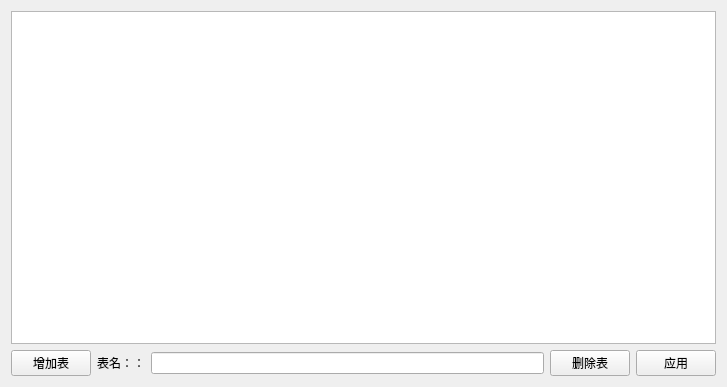
<?xml version="1.0" encoding="UTF-8"?>
<ui version="4.0">
 <class>Form</class>
 <widget class="QWidget" name="Form">
  <property name="geometry">
   <rect>
    <x>0</x>
    <y>0</y>
    <width>727</width>
    <height>387</height>
   </rect>
  </property>
  <property name="windowTitle">
   <string>添加报表</string>
  </property>
  <layout class="QVBoxLayout" name="verticalLayout">
   <item>
    <widget class="QTableWidget" name="tableWidget">
     <attribute name="horizontalHeaderVisible">
      <bool>false</bool>
     </attribute>
     <attribute name="horizontalHeaderDefaultSectionSize">
      <number>70</number>
     </attribute>
    </widget>
   </item>
   <item>
    <layout class="QHBoxLayout" name="horizontalLayout">
     <item>
      <widget class="QPushButton" name="pushButton">
       <property name="text">
        <string>增加表</string>
       </property>
      </widget>
     </item>
     <item>
      <widget class="QLabel" name="label">
       <property name="text">
        <string>表名：：</string>
       </property>
      </widget>
     </item>
     <item>
      <widget class="QLineEdit" name="lineEdit">
       <property name="sizePolicy">
        <sizepolicy hsizetype="Expanding" vsizetype="Fixed">
         <horstretch>0</horstretch>
         <verstretch>0</verstretch>
        </sizepolicy>
       </property>
      </widget>
     </item>
     <item>
      <widget class="QPushButton" name="pushButton_3">
       <property name="text">
        <string>删除表</string>
       </property>
      </widget>
     </item>
     <item>
      <widget class="QPushButton" name="pushButton_2">
       <property name="text">
        <string>应用</string>
       </property>
      </widget>
     </item>
    </layout>
   </item>
  </layout>
 </widget>
 <resources/>
 <connections/>
</ui>
